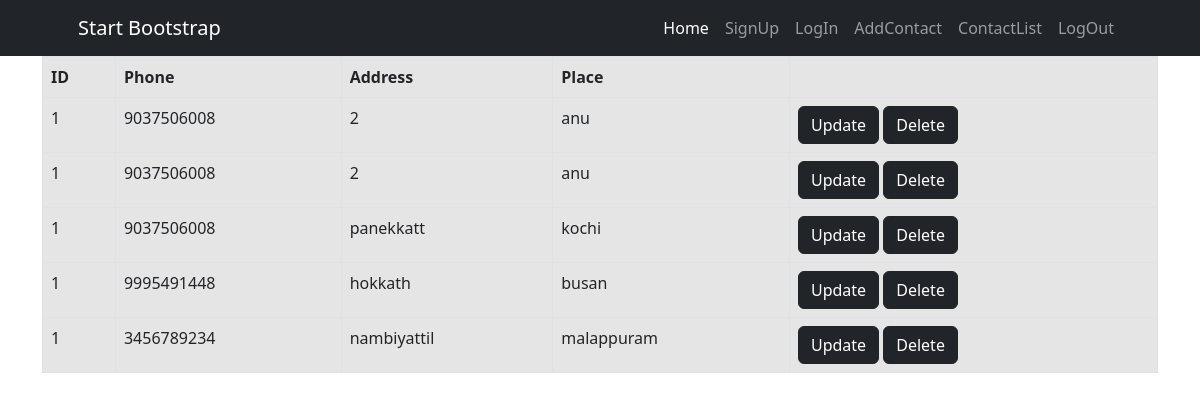
The page /list (signed in) on the database its author committed.
### ContactApp/models.py (models this page shows, shortened)
class Contact(models.Model):
    user=models.ForeignKey(User,on_delete=models.CASCADE)
    phone=models.PositiveIntegerField()
    address=models.CharField(max_length=200)
    place=models.CharField(max_length=100)

### ContactApp/views.py (the view)
# urls.py: path('list',views.ContactListView.as_view(),name='list_view'),
class ContactListView(View):
    def get(self,request):
        user=request.user
        if user.is_authenticated:
            cont=Contact.objects.filter(user=request.user)
            return render(request,'list.html',{'cont':cont})
        else:
            messages.warning(request,'You must login first')
            return redirect('log_view')

### ContactApp/templates/list.html
{% extends 'index.html' %}
{% block content %}
<div class="container">
    <table class="table table-bordered table-active">
        <thead>
        <tr>
            <th>ID</th>
            <th>Phone</th>
            <th>Address</th>
            <th>Place</th>
            <th></th>
        </tr>
        </thead>
        <tbody>
            {% for i in cont %}
            <tr>
                <td>{{i.user.id}}</td>
                <td>{{i.phone}}</td>
                <td>{{i.address}}</td>
                <td>{{i.place}}</td>
                <td>
                    <a href="{% url 'update_view' user.id %}" class="btn btn-dark">Update</a>
                    <a href="{% url 'delete_view' user.id %}" class="btn btn-dark">Delete</a>
                </td>
            </tr>
            {% endfor %}
        </tbody>
    </table>
</div>
{% endblock %}

### ContactApp/templates/index.html (shortened to what this page needs)
{% load static %}
<!DOCTYPE html>
<html lang="en">
    <head>
        <link href="https://cdn.jsdelivr.net/npm/bootstrap-icons@1.4.1/font/bootstrap-icons.css" rel="stylesheet" />
        <link href="{% static 'css/styles.css' %}" rel="stylesheet" />
    </head>
    <body>
        <nav class="navbar navbar-expand-lg navbar-dark bg-dark">
            <div class="container px-5">
                <a class="navbar-brand" href="#!">Start Bootstrap</a>
                <div class="collapse navbar-collapse" id="navbarSupportedContent">
                    <ul class="navbar-nav ms-auto mb-2 mb-lg-0">
                        <li class="nav-item"><a class="nav-link active" aria-current="page" href="{% url 'home_view' %}">Home</a></li>
                        <li class="nav-item"><a class="nav-link" href="{% url 'reg_view' %}">SignUp</a></li>
                        <li class="nav-item"><a class="nav-link" href="{% url 'log_view' %}">LogIn</a></li>
                        <li class="nav-item"><a class="nav-link" href="{% url 'create_view' %}">AddContact</a></li>
                        <li class="nav-item"><a class="nav-link" href="{% url 'list_view' %}">ContactList</a></li>
                        <li class="nav-item"><a class="nav-link" href="{% url 'logout_view' %}">LogOut</a></li>
                    </ul>
                </div>
            </div>
        </nav>
         {% block content %}{% endblock %}
    </body>
</html>

### rows shown on the page
Contact: user.id "1", phone "9037506008", address "2", place "anu"
Contact: user.id "1", phone "9037506008", address "2", place "anu"
Contact: user.id "1", phone "9037506008", address "panekkatt", place "kochi"
Contact: user.id "1", phone "9995491448", address "hokkath", place "busan"
Contact: user.id "1", phone "3456789234", address "nambiyattil", place "malappuram"
